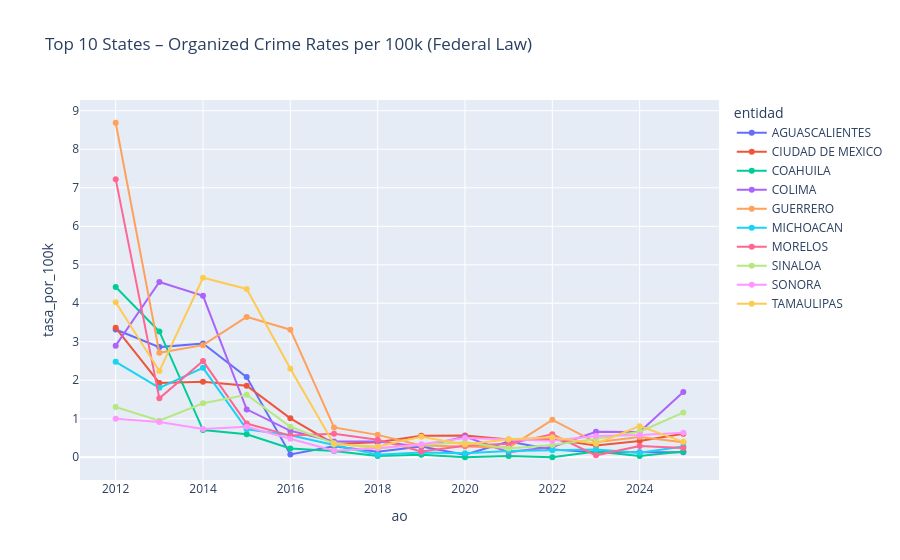

Write notebook code for a chart like this one.
### Code cell
import plotly.express as px

fig = px.line(
    df_top10_rates_do,
    x='ao',
    y='tasa_por_100k',
    color='entidad',
    markers=True,
    title='Top 10 States – Organized Crime Rates per 100k (Federal Law)'
)
fig.update_layout(hovermode='x unified')
fig.show()

### Figure 1 — Plotly figure (JSON) as saved in the notebook; plotly's stock layout.template omitted (floating-point values rounded to 4 significant figures)
{"data": [{"hovertemplate": "entidad=AGUASCALIENTES<br>ao=%{x}<br>tasa_por_100k=%{y}<extra></extra>", "legendgroup": "AGUASCALIENTES", "line": {"color": "#636efa", "dash": "solid"}, "marker": {"symbol": "circle"}, "mode": "lines+markers", "name": "AGUASCALIENTES", "orientation": "v", "showlegend": true, "type": "scatter", "x": [2012, 2013, 2014, 2015, 2016, 2017, 2018, 2019, 2020, 2021, 2022, 2023, 2024, 2025], "xaxis": "x", "y": [3.318, 2.861, 2.954, 2.082, 0.07313, 0.2878, 0.1415, 0.2785, 0.06868, 0.4074, 0.2012, 0.1324, 0.1307, 0.1291], "yaxis": "y"}, {"hovertemplate": "entidad=CIUDAD DE MEXICO<br>ao=%{x}<br>tasa_por_100k=%{y}<extra></extra>", "legendgroup": "CIUDAD DE MEXICO", "line": {"color": "#EF553B", "dash": "solid"}, "marker": {"symbol": "circle"}, "mode": "lines+markers", "name": "CIUDAD DE MEXICO", "orientation": "v", "showlegend": true, "type": "scatter", "x": [2012, 2013, 2014, 2015, 2016, 2017, 2018, 2019, 2020, 2021, 2022, 2023, 2024, 2025], "xaxis": "x", "y": [3.362, 1.93, 1.96, 1.857, 1.011, 0.3461, 0.3873, 0.5566, 0.5679, 0.4637, 0.4655, 0.3036, 0.4237, 0.6098], "yaxis": "y"}, {"hovertemplate": "entidad=COAHUILA<br>ao=%{x}<br>tasa_por_100k=%{y}<extra></extra>", "legendgroup": "COAHUILA", "line": {"color": "#00cc96", "dash": "solid"}, "marker": {"symbol": "circle"}, "mode": "lines+markers", "name": "COAHUILA", "orientation": "v", "showlegend": true, "type": "scatter", "x": [2012, 2013, 2014, 2015, 2016, 2017, 2018, 2019, 2020, 2021, 2022, 2023, 2024, 2025], "xaxis": "x", "y": [4.421, 3.267, 0.705, 0.5966, 0.2292, 0.1618, 0.03199, 0.06324, 0.0, 0.03093, 0.0, 0.1508, 0.02977, 0.147], "yaxis": "y"}, {"hovertemplate": "entidad=COLIMA<br>ao=%{x}<br>tasa_por_100k=%{y}<extra></extra>", "legendgroup": "COLIMA", "line": {"color": "#ab63fa", "dash": "solid"}, "marker": {"symbol": "circle"}, "mode": "lines+markers", "name": "COLIMA", "orientation": "v", "showlegend": true, "type": "scatter", "x": [2012, 2013, 2014, 2015, 2016, 2017, 2018, 2019, 2020, 2021, 2022, 2023, 2024, 2025], "xaxis": "x", "y": [2.898, 4.552, 4.194, 1.243, 0.6863, 0.4096, 0.4072, 0.2699, 0.5368, 0.1336, 0.2659, 0.6601, 0.6558, 1.695], "yaxis": "y"}, {"hovertemplate": "entidad=GUERRERO<br>ao=%{x}<br>tasa_por_100k=%{y}<extra></extra>", "legendgroup": "GUERRERO", "line": {"color": "#FFA15A", "dash": "solid"}, "marker": {"symbol": "circle"}, "mode": "lines+markers", "name": "GUERRERO", "orientation": "v", "showlegend": true, "type": "scatter", "x": [2012, 2013, 2014, 2015, 2016, 2017, 2018, 2019, 2020, 2021, 2022, 2023, 2024, 2025], "xaxis": "x", "y": [8.689, 2.712, 2.912, 3.646, 3.314, 0.7742, 0.5815, 0.3052, 0.2778, 0.2501, 0.9722, 0.3884, 0.5268, 0.3881], "yaxis": "y"}, {"hovertemplate": "entidad=MICHOACAN<br>ao=%{x}<br>tasa_por_100k=%{y}<extra></extra>", "legendgroup": "MICHOACAN", "line": {"color": "#19d3f3", "dash": "solid"}, "marker": {"symbol": "circle"}, "mode": "lines+markers", "name": "MICHOACAN", "orientation": "v", "showlegend": true, "type": "scatter", "x": [2012, 2013, 2014, 2015, 2016, 2017, 2018, 2019, 2020, 2021, 2022, 2023, 2024, 2025], "xaxis": "x", "y": [2.479, 1.802, 2.323, 0.7259, 0.5729, 0.3164, 0.0629, 0.125, 0.1035, 0.1645, 0.1836, 0.202, 0.12, 0.2775], "yaxis": "y"}, {"hovertemplate": "entidad=MORELOS<br>ao=%{x}<br>tasa_por_100k=%{y}<extra></extra>", "legendgroup": "MORELOS", "line": {"color": "#FF6692", "dash": "solid"}, "marker": {"symbol": "circle"}, "mode": "lines+markers", "name": "MORELOS", "orientation": "v", "showlegend": true, "type": "scatter", "x": [2012, 2013, 2014, 2015, 2016, 2017, 2018, 2019, 2020, 2021, 2022, 2023, 2024, 2025], "xaxis": "x", "y": [7.224, 1.53, 2.498, 0.8756, 0.5625, 0.6098, 0.4545, 0.1505, 0.2996, 0.3486, 0.5949, 0.04924, 0.2936, 0.2432], "yaxis": "y"}, {"hovertemplate": "entidad=SINALOA<br>ao=%{x}<br>tasa_por_100k=%{y}<extra></extra>", "legendgroup": "SINALOA", "line": {"color": "#B6E880", "dash": "solid"}, "marker": {"symbol": "circle"}, "mode": "lines+markers", "name": "SINALOA", "orientation": "v", "showlegend": true, "type": "scatter", "x": [2012, 2013, 2014, 2015, 2016, 2017, 2018, 2019, 2020, 2021, 2022, 2023, 2024, 2025], "xaxis": "x", "y": [1.305, 0.948, 1.403, 1.623, 0.7914, 0.3614, 0.2291, 0.3261, 0.3896, 0.226, 0.3207, 0.4773, 0.6634, 1.161], "yaxis": "y"}, {"hovertemplate": "entidad=SONORA<br>ao=%{x}<br>tasa_por_100k=%{y}<extra></extra>", "legendgroup": "SONORA", "line": {"color": "#FF97FF", "dash": "solid"}, "marker": {"symbol": "circle"}, "mode": "lines+markers", "name": "SONORA", "orientation": "v", "showlegend": true, "type": "scatter", "x": [2012, 2013, 2014, 2015, 2016, 2017, 2018, 2019, 2020, 2021, 2022, 2023, 2024, 2025], "xaxis": "x", "y": [1.003, 0.9183, 0.7319, 0.7933, 0.4793, 0.17, 0.2364, 0.3354, 0.4996, 0.4629, 0.4261, 0.5516, 0.5785, 0.6368], "yaxis": "y"}, {"hovertemplate": "entidad=TAMAULIPAS<br>ao=%{x}<br>tasa_por_100k=%{y}<extra></extra>", "legendgroup": "TAMAULIPAS", "line": {"color": "#FECB52", "dash": "solid"}, "marker": {"symbol": "circle"}, "mode": "lines+markers", "name": "TAMAULIPAS", "orientation": "v", "showlegend": true, "type": "scatter", "x": [2012, 2013, 2014, 2015, 2016, 2017, 2018, 2019, 2020, 2021, 2022, 2023, 2024, 2025], "xaxis": "x", "y": [4.026, 2.239, 4.664, 4.371, 2.301, 0.3392, 0.2812, 0.5315, 0.3337, 0.4694, 0.5202, 0.3527, 0.807, 0.4002], "yaxis": "y"}], "layout": {"hovermode": "x unified", "legend": {"title": {"text": "entidad"}, "tracegroupgap": 0}, "title": {"text": "Top 10 States – Organized Crime Rates per 100k (Federal Law)"}, "xaxis": {"anchor": "y", "domain": [0, 1], "title": {"text": "ao"}}, "yaxis": {"anchor": "x", "domain": [0, 1], "title": {"text": "tasa_por_100k"}}}}
